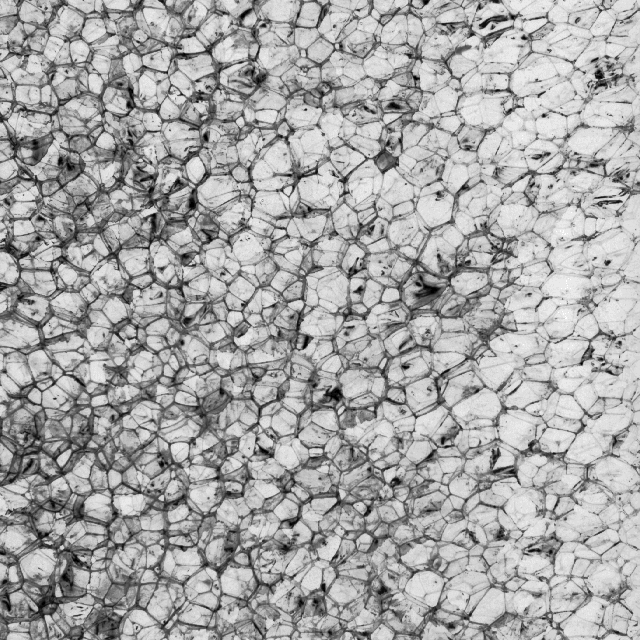
%> input picture material/code/visionbook/15Texture/images/D112.png, 640 x 640 px
$ octave texturesegm_demo.m   (GNU Octave 9; MATLAB toolbox functions it lacks are replaced by stand-ins)
%> lines starting %> are read from the running program, lines starting %| are printed output that depends on the picture
### material/code/visionbook/matlab_code/misc/exportfig.m
function exportfig(varargin)
%EXPORTFIG  Export a figure to Encapsulated Postscript.
%   EXPORTFIG(H, FILENAME) writes the figure H to FILENAME.  H is
%   a figure handle and FILENAME is a string that specifies the
%   name of the output file.
%
%   EXPORTFIG(...,PARAM1,VAL1,PARAM2,VAL2,...) specifies
%   parameters that control various characteristics of the output
%   file.
%
%   Format Paramter:
%     'Format'  one of the strings 'eps','eps2','jpeg','png','preview'
%          specifies the output format. Defaults to 'eps'.
%          The output format 'preview' does not generate an output
%          file but instead creates a new figure window with a
%          preview of the exported figure. In this case the
%          FILENAME parameter is ignored.
%
%     'Preview' one of the strings 'none', 'tiff'
%          specifies a preview for EPS files. Defaults to 'none'.
%
%   Size Parameters:
%     'Width'   a positive scalar
%          specifies the width in the figure's PaperUnits
%     'Height'  a positive scalar
%          specifies the height in the figure's PaperUnits
%
%     Specifying only one dimension sets the other dimension
%     so that the exported aspect ratio is the same as the
%     figure's current aspect ratio.
%     If neither dimension is specified the size defaults to
%     the width and height from the figure's PaperPosition.
%
%   Rendering Parameters:
%     'Color'     one of the strings 'bw', 'gray', 'cmyk'
%         'bw'    specifies that lines and text are exported in
%                 black and all other objects in grayscale
%         'gray'  specifies that all objects are exported in grayscale
%         'cmyk'  specifies that all objects are exported in color
%                 using the CMYK color space
%     'Renderer'  one of the strings 'painters', 'zbuffer', 'opengl'
%         specifies the renderer to use
%     'Resolution'   a positive scalar
%         specifies the resolution in dots-per-inch.
%
%     The default color setting is 'bw'.
%
%   Font Parameters:
%     'FontMode'     one of the strings 'scaled', 'fixed'
%     'FontSize'     a positive scalar
%          in 'scaled' mode multiplies with the font size of each
%          text object to obtain the exported font size
%          in 'fixed' mode specifies the font size of all text
%          objects in points
%     'FontEncoding' one of the strings 'latin1', 'adobe'
%          specifies the character encoding of the font
%
%     If FontMode is 'scaled' but FontSize is not specified then a
%     scaling factor is computed from the ratio of the size of the
%     exported figure to the size of the actual figure. The minimum
%     font size allowed after scaling is 5 points.
%     If FontMode is 'fixed' but FontSize is not specified then the
%     exported font sizes of all text objects is 7 points.
%
%     The default 'FontMode' setting is 'scaled'.
%
%   Line Width Parameters:
%     'LineMode'     one of the strings 'scaled', 'fixed'
%     'LineWidth'    a positive scalar
%          the semantics of LineMode and LineWidth are exactly the
%          same as FontMode and FontSize, except that they apply
%          to line widths instead of font sizes. The minumum line
%          width allowed after scaling is 0.5 points.
%          If LineMode is 'fixed' but LineWidth is not specified
%          then the exported line width of all line objects is 1
%          point.
%
%   Examples:
%     exportfig(gcf,'fig1.eps','height',3);
%       Exports the current figure to the file named 'fig1.eps' with
%       a height of 3 inches (assuming the figure's PaperUnits is
%       inches) and an aspect ratio the same as the figure's aspect
%       ratio on screen.
%
%     exportfig(gcf, 'fig2.eps', 'FontMode', 'fixed',...
%                'FontSize', 10, 'color', 'cmyk' );
%       Exports the current figure to 'fig2.eps' in color with all
%       text in 10 point fonts. The size of the exported figure is
%       the figure's PaperPostion width and height.


if (nargin < 2)
  error('Too few input arguments');
end

% exportfig(H, filename, ...)
H = varargin{1};
if ~ishandle(H) | ~strcmp(get(H,'type'), 'figure')
  error('First argument must be a handle to a figure.');
end
filename = varargin{2};
if ~ischar(filename)
  error('Second argument must be a string.');
end
paramPairs = varargin(3:end);

% Do some validity checking on param-value pairs
if (rem(length(paramPairs),2) ~= 0)
  error(['Invalid input syntax. Optional parameters and values' ...
	 ' must be in pairs.']);
end

format = 'eps';
preview = 'none';
width = -1;
height = -1;
%color = 'bw';
color = 'cmyk';
fontsize = -1;
fontmode='scaled';
linewidth = -1;
linemode=[];
fontencoding = 'latin1';
renderer = [];
resolution = [];

% Process param-value pairs
args = {};
for k = 1:2:length(paramPairs)
  param = lower(paramPairs{k});
  if (~ischar(param))
    error('Optional parameter names must be strings');
  end
  value = paramPairs{k+1};

  switch (param)
   case 'format'
    format = value;
    if (~strcmp(format,{'eps','eps2','jpeg','png','preview'}))
      error(['Format must be ''eps'', ''eps2'', ''jpeg'', ''png'' or' ...
	     ' ''preview''.']);
    end
   case 'preview'
    preview = value;
    if (~strcmp(preview,{'none','tiff'}))
      error('Preview must be ''none'' or ''tiff''.');
    end
   case 'width'
    width = LocalToNum(value);
    if(~LocalIsPositiveScalar(width))
      error('Width must be a numeric scalar > 0');
    end
   case 'height'
    height = LocalToNum(value);
    if(~LocalIsPositiveScalar(height))
      error('Height must be a numeric scalar > 0');
    end
   case 'color'
    color = lower(value);
    if (~strcmp(color,{'bw','gray','cmyk'}))
      error('Color must be ''bw'', ''gray'' or ''cmyk''.');
    end
   case 'fontmode'
    fontmode = lower(value);
    if (~strcmp(fontmode,{'scaled','fixed'}))
      error('FontMode must be ''scaled'' or ''fixed''.');
    end
   case 'fontsize'
    fontsize = LocalToNum(value);
    if(~LocalIsPositiveScalar(fontsize))
      error('FontSize must be a numeric scalar > 0');
    end
   case 'fontencoding'
    fontencoding = lower(value);
    if (~strcmp(fontencoding,{'latin1','adobe'}))
      error('FontEncoding must be ''latin1'' or ''adobe''.');
    end
   case 'linemode'
    linemode = lower(value);
    if (~strcmp(linemode,{'scaled','fixed'}))
      error('LineMode must be ''scaled'' or ''fixed''.');
    end
   case 'linewidth'
    linewidth = LocalToNum(value);
    if(~LocalIsPositiveScalar(linewidth))
      error('LineWidth must be a numeric scalar > 0');
    end
   case 'renderer'
    renderer = lower(value);
    if (~strcmp(renderer,{'painters','zbuffer','opengl'}))
      error('Renderer must be ''painters'', ''zbuffer'' or ''opengl''.');
    end
   case 'resolution'
    resolution = LocalToNum(value);
    if ~(isnumeric(value) & (prod(size(value)) == 1) & (value >= 0));
      error('Resolution must be a numeric scalar >= 0');
    end
   otherwise
    error(['Unrecognized option ' param '.']);
  end
end

allLines  = findall(H, 'type', 'line');
allText   = findall(H, 'type', 'text');
allAxes   = findall(H, 'type', 'axes');
allImages = findall(H, 'type', 'image');
allLights = findall(H, 'type', 'light');
allPatch  = findall(H, 'type', 'patch');
allSurf   = findall(H, 'type', 'surface');
allRect   = findall(H, 'type', 'rectangle');
allFont   = [allText; allAxes];
allColor  = [allLines; allText; allAxes; allLights];
allMarker = [allLines; allPatch; allSurf];
allEdge   = [allPatch; allSurf];
allCData  = [allImages; allPatch; allSurf];

old.objs = {};
old.prop = {};
old.values = {};

% Process format and preview parameter
showPreview = strcmp(format,'preview');
if showPreview
  format = 'png';
  filename = [tempName '.png'];
end
if strncmp(format,'eps',3) & ~strcmp(preview,'none')
  args = {args{:}, ['-' preview]};
end

hadError = 0;
try
  % Process size parameters
  paperPos = get(H, 'PaperPosition');
  old = LocalPushOldData(old, H, 'PaperPosition', paperPos);
  figureUnits = get(H, 'Units');
  set(H, 'Units', get(H,'PaperUnits'));
  figurePos = get(H, 'Position');
  aspectRatio = figurePos(3)/figurePos(4);
  set(H, 'Units', figureUnits);
  if (width == -1) & (height == -1)
    width = paperPos(3);
    height = paperPos(4);
  elseif (width == -1)
    width = height * aspectRatio;
  elseif (height == -1)
    height = width / aspectRatio;
  end
  set(H, 'PaperPosition', [0 0 width height]);
  paperPosMode = get(H, 'PaperPositionMode');
  old = LocalPushOldData(old, H, 'PaperPositionMode', paperPosMode);
  set(H, 'PaperPositionMode', 'manual');

  % Process rendering parameters
  switch (color)
   case {'bw', 'gray'}
    if ~strcmp(color,'bw') & strncmp(format,'eps',3)
      format = [format 'c'];
    end
    args = {args{:}, ['-d' format]};

    %compute and set gray colormap
    oldcmap = get(H,'Colormap');
    newgrays = 0.30*oldcmap(:,1) + 0.59*oldcmap(:,2) + 0.11*oldcmap(:,3);
    newcmap = [newgrays newgrays newgrays];
    old = LocalPushOldData(old, H, 'Colormap', oldcmap);
    set(H, 'Colormap', newcmap);

    %compute and set ColorSpec and CData properties
    old = LocalUpdateColors(allColor, 'color', old);
    old = LocalUpdateColors(allAxes, 'xcolor', old);
    old = LocalUpdateColors(allAxes, 'ycolor', old);
    old = LocalUpdateColors(allAxes, 'zcolor', old);
    old = LocalUpdateColors(allMarker, 'MarkerEdgeColor', old);
    old = LocalUpdateColors(allMarker, 'MarkerFaceColor', old);
    old = LocalUpdateColors(allEdge, 'EdgeColor', old);
    old = LocalUpdateColors(allEdge, 'FaceColor', old);
    old = LocalUpdateColors(allCData, 'CData', old);

   case 'cmyk'
    if strncmp(format,'eps',3)
      format = [format 'c'];
      args = {args{:}, ['-d' format], '-cmyk'};
    else
      args = {args{:}, ['-d' format]};
    end
   otherwise
    error('Invalid Color parameter');
  end
  if (~isempty(renderer))
    args = {args{:}, ['-' renderer]};
  end
  if (~isempty(resolution)) | ~strncmp(format,'eps',3)
    if isempty(resolution)
      resolution = 0;
    end
    args = {args{:}, ['-r' int2str(resolution)]};
  end

  % Process font parameters
  if (~isempty(fontmode))
    oldfonts = LocalGetAsCell(allFont,'FontSize');
    switch (fontmode)
     case 'fixed'
      oldfontunits = LocalGetAsCell(allFont,'FontUnits');
      old = LocalPushOldData(old, allFont, {'FontUnits'}, oldfontunits);
      set(allFont,'FontUnits','points');
      if (fontsize == -1)
	set(allFont,'FontSize',7);
      else
	set(allFont,'FontSize',fontsize);
      end
     case 'scaled'
      if (fontsize == -1)
	wscale = width/figurePos(3);
	hscale = height/figurePos(4);
	scale = min(wscale, hscale);
      else
	scale = fontsize;
      end
      newfonts = LocalScale(oldfonts,scale,5);
      set(allFont,{'FontSize'},newfonts);
     otherwise
      error('Invalid FontMode parameter');
    end
    % make sure we push the size after the units
    old = LocalPushOldData(old, allFont, {'FontSize'}, oldfonts);
  end
  if strcmp(fontencoding,'adobe') & strncmp(format,'eps',3)
    args = {args{:}, '-adobecset'};
  end

  % Process linewidth parameters
  if (~isempty(linemode))
    oldlines = LocalGetAsCell(allMarker,'LineWidth');
    old = LocalPushOldData(old, allMarker, {'LineWidth'}, oldlines);
    switch (linemode)
     case 'fixed'
      if (linewidth == -1)
	set(allMarker,'LineWidth',1);
      else
	set(allMarker,'LineWidth',linewidth);
      end
     case 'scaled'
      if (linewidth == -1)
	wscale = width/figurePos(3);
	hscale = height/figurePos(4);
	scale = min(wscale, hscale);
      else
	scale = linewidth;
      end
      newlines = LocalScale(oldlines, scale, 0.5);
      set(allMarker,{'LineWidth'},newlines);
     otherwise
      error('Invalid LineMode parameter');
    end
  end

  % Export
  print(H, filename, args{:});

catch
  hadError = 1;
end

% Restore figure settings
for n=1:length(old.objs)
  set(old.objs{n}, old.prop{n}, old.values{n});
end

if hadError
  error(deblank(lasterr));
end

% Show preview if requested
if showPreview
  X = imread(filename,'png');
  delete(filename);
  f = figure( 'Name', 'Preview', ...
	      'Menubar', 'none', ...
	      'NumberTitle', 'off', ...
	      'Visible', 'off');
  image(X);
  axis image;
  ax = findobj(f, 'type', 'axes');
  set(ax, 'Units', get(H,'PaperUnits'), ...
	  'Position', [0 0 width height], ...
	  'Visible', 'off');
  set(ax, 'Units', 'pixels');
  axesPos = get(ax,'Position');
  figPos = get(f,'Position');
  rootSize = get(0,'ScreenSize');
  figPos(3:4) = axesPos(3:4);
  if figPos(1) + figPos(3) > rootSize(3)
    figPos(1) = rootSize(3) - figPos(3) - 50;
  end
  if figPos(2) + figPos(4) > rootSize(4)
    figPos(2) = rootSize(4) - figPos(4) - 50;
  end
  set(f, 'Position',figPos, ...
	 'Visible', 'on');
end

%
%  Local Functions
%

function outData = LocalPushOldData(inData, objs, prop, values)
outData.objs = {inData.objs{:}, objs};
outData.prop = {inData.prop{:}, prop};
outData.values = {inData.values{:}, values};

function cellArray = LocalGetAsCell(fig,prop);
cellArray = get(fig,prop);
if (~isempty(cellArray)) & (~iscell(cellArray))
  cellArray = {cellArray};
end

function newArray = LocalScale(inArray, scale, minValue)
n = length(inArray);
newArray = cell(n,1);
for k=1:n
  newArray{k} = max(minValue,scale*inArray{k}(1));
end

% [76 lines left out: functions LocalMapToGray, LocalMapCData, LocalUpdateColors, LocalIsPositiveScalar, LocalToNum, not called in this run]

### material/code/visionbook/15Texture/waveletsegdescr.m
function v = waveletsegdescr(im,maxlevel,sigma) ;
% WAVELETSEGDESCR wavelet texture descriptors for segmentation
% CMP   Vision Algorithms http://visionbook.felk.cvut.cz
%
% Usage: v = waveletsegdescr(im,maxlevel,sigma)
% Inputs:
%   im  [m x n]  Input image.
%   maxlevel  (default 3)  The number of multiresolution levels,
%     see waveletdescr.
%   sigma  (default 10)  Standard deviation of the Gaussian
%     filter used for descriptor averaging, in pixels.  Large
%     values result in more reliable classification at the
%     expense of suppressing small details.
% Outputs:
%   v  [k x m x n]  A matrix of feature vectors of length k = 3
%     +1 for each pixel.
% See also: waveletdescr.
%
% Since this function is so similar to waveletdescr, we will
% only comment on the differences here.
%

if nargin<3,
  sigma = 10 ;
end ;

if nargin<2,
  maxlevel = 3 ;
end ;

im = double(im);
[m,n] = size(im);
npix = m*n;

v = zeros( 3*maxlevel+1, m, n ); % an array to store the descriptors

% Prepare the filter h for descriptor averaging.
% Note that h is unitary (has a unit gain).
% The energy in all bands is low-pass filtered by h, with
% symmetric boundary conditions.

h = fspecial( 'gaussian', ceil(3*sigma), sigma );

for i = 1:maxlevel
  l = 2^i;
  if l >= min(m,n),
    error('waveletdescr: image too small for a given number of levels') ;
  end ;
  % filtering in the y direction
  imhy = filterh( im, l );
  imgy = filterg( im, l );
  % filtering in the x direction
  v(3*i-2,:,:) = imfilter( filterg(imgy',l)'.^2, h, 'symmetric' );
  v(3*i-1,:,:) = imfilter( filterh(imgy',l)'.^2, h, 'symmetric' );
  v(3*i,:,:) = imfilter( filterg(imhy',l)'.^2, h, 'symmetric' );
  im = filterh( imhy', l )';
end

v(end,:,:) = imfilter( im.^2, h, 'symmetric' ); % low-pass band energy

% We have chosen the feature index to be the first index to v
% (instead of the last) even though it is less efficient here
% because it is more appropriate for subsequent processing in
% texturesegmtrain and texturesegm.

function imf = filterh(im,l) ;
  imf = 0.5*[ im ; im(end-1:-1:end-l,:) ] ;
  imf = imf(1:end-l,:)+imf(l+1:end,:) ;

function imf = filterg(im,l) ;
  imf = 0.5*[ im ; im(end-1:-1:end-l,:) ] ;
  imf = imf(l+1:end,:)-imf(1:end-l,:) ;

### material/code/visionbook/15Texture/texturesegmtrain.m
function model=texturesegmtrain(im,mask,maxlevel,sigma) ;
% TEXTURESEGMTRAIN training for texture based segmentation
% CMP Vision Algorithms http://visionbook.felk.cvut.cz
%
% Usage: model = texturesegmtrain(im,mask,maxlevel,sigma)
% Inputs:
%   im  [m x n]  Input image.
%   mask  [m x n]  Segmentation for the image im. The numbers
%     in mask denote the class for the corresponding pixel in
%     im and should be from the range 1... d where d
%    is the number of  classes.
%   maxlevel  (default 3)  The number of multiresolution levels,
%     see waveletdescr.
%   sigma  (default 10)  Standard deviation of the
%     Gaussian filter used for descriptor averaging, in pixels, see
%   waveletsegdescr.
% Outputs:
%   model  struct  Model of the texture classes to be used by
%     texturesegm.
% See also: {texturesegm, waveletdescr,
%   waveletsegdescr.}

if nargin<4,
  sigma = 10 ;
end ;

if nargin<3,
  maxlevel = 3 ;
end ;

% First, the texture descriptors f are calculated (for each pixel).
% The probability distribution of these descriptors for each class is
% assumed to be normal. Their parameters are estimated using  function
% mlcgmm , as in
% Section ?? or Section ??.

f = waveletsegdescr( im, maxlevel, sigma );
[k,m,n] = size(f);
features.X = reshape( f, k, m*n );
features.y = reshape( mask, 1, m*n );

model = mlcgmm( features, 'diag' );
model.maxlevel = maxlevel;
model.sigma = sigma;

### material/code/visionbook/cmpviapath.m
function p = cmpviapath(rootpath,stprtoolbox)
% CMPVIAPATH Sets all necessary paths for cmpvia toolbox
%
% p = cmpviapath(rootpath);
%
% Input parameters:
% rootpath ... (optinoal) root path of the toolbox, defaults
%              to current working directory
% stprtoolbox... (optional) if set to 1, path to stprtoolbox is
%                added and the toolbox is initialized
%
% Output:
% p ... added path
%
% History:
% 2006-01-26 Tomas Svoboda: created based on a similar function
%            from Vojta Franc and Vaclav Hlavac patern recognition
%            toolbox
%
% $Id: cmpviapath.m 1181 2014-04-02 15:47:26Z svoboda $

if nargin<2
  stprtoolbox=0 ;
end ;

if nargin<1
  rootpath=pwd;
end

disp('Setting path for the CMPvia codes')
disp('cmpvia@cmp.felk.cvut.cz ---------')

% set path for UNIX
p = ['$:', ...
	 '$02Image:', ...
     '$03ImageMath:', ...
	 '$04DataStr:',...
	 '$05Preproc:',...
	 '$06Segm1:',...
	 '$07Segm2:',...
	 '$08ShapeRepr:',...
	 '$09ObjRec:',...
	 '$11Theory3D:',...
     '$14Compr:', ...
     '$15Texture:', ...
     '$16Motion:', ...
	 '$matlab_code/graphcut:',...
	 '$matlab_code/bsplines:',...
     '$matlab_code/misc:'
	 ];

if stprtoolbox,
  p = [ p, '$matlab_code/stprtool:' ] ;
end ;


p=translate(p,rootpath);

% adds path at the start
addpath(p);

% setup
if stprtoolbox,
  stprpath(translate('$/matlab_code/stprtool',rootpath)) ;
end ;

%--translate ---------------------------------------------------------
function p = translate(p,rootpath);
%TRANSLATE Translate unix path to platform specific path
%   TRANSLATE fixes up the path so that it's valid on non-UNIX platforms
%
% This function was derived from MathWork M-file "pathdef.m"

cname = computer;

% Look for PC
if strncmp(cname,'PC',2)
  p = strrep(p,'/','\');
  p = strrep(p,':',';');
  p = strrep(p,'$',[rootpath '\']);

% [12 lines of commented-out code are left out]
else
  p = strrep(p,'$',[rootpath '/']);
end

### material/code/visionbook/15Texture/texturesegm_demo.m
% TEXTURESEGM_DEMO --- Demo for texturesegm
% CMP Vision Algorithms http://visionbook.felk.cvut.cz
%
% Example
%
% We shall use four textures from Figure ??.

close all
clear all
addpath('..') ;
cmpviapath('..',1) ;
ImageDir='images/';
if (exist('output_images')~=7)
  mkdir('output_images');
end

t1 = im2double( imread([ImageDir 'D112.png']) );
t2 = im2double( imread([ImageDir 'D17.png']) );
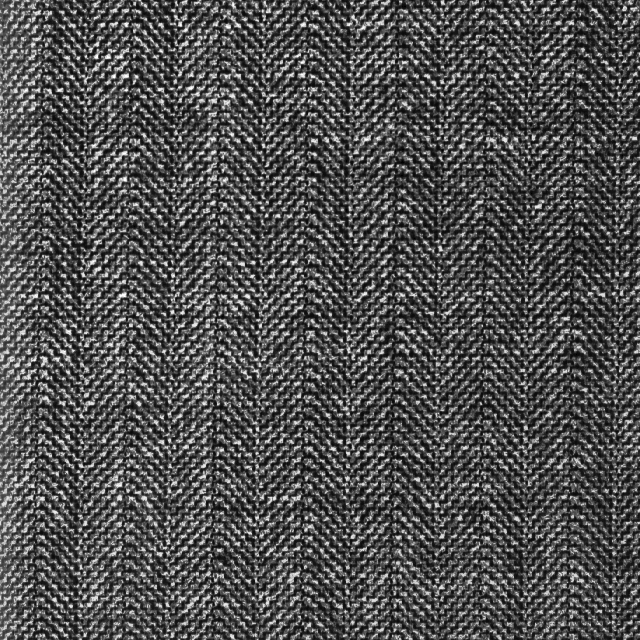
%> input picture material/code/visionbook/15Texture/images/D17.png, 640 x 640 px
t3 = im2double( imread([ImageDir 'D4.png']) );
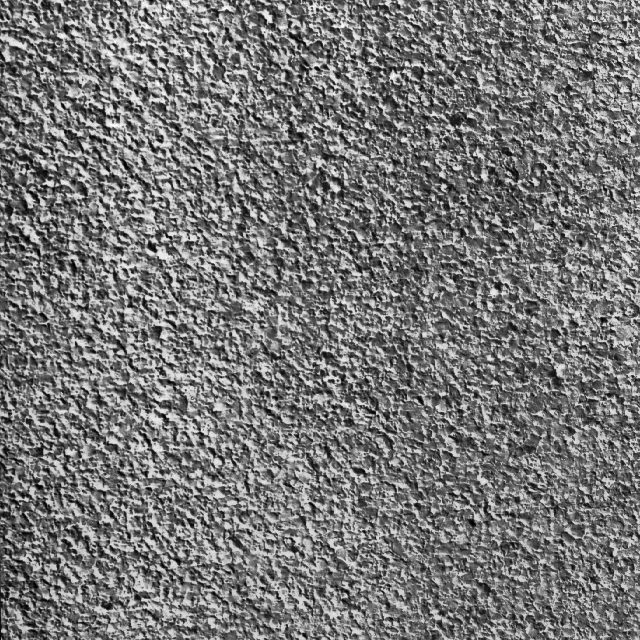
%> input picture material/code/visionbook/15Texture/images/D4.png, 640 x 640 px
t4 = im2double( imread([ImageDir 'D95.png']) );
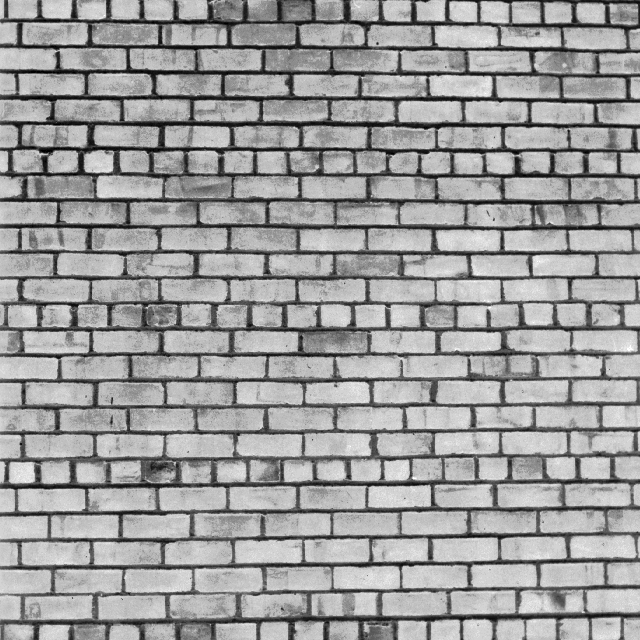
%> input picture material/code/visionbook/15Texture/images/D95.png, 640 x 640 px


[m,n] = size(t1);
[x,y] = meshgrid( 1:n, 1:m );
maskt = 1 + floor( 4*(x-1)/m );
imtrain = t1.*(maskt==1) + t2.*(maskt==2) + t3.*(maskt==3) + t4.*(maskt==4);
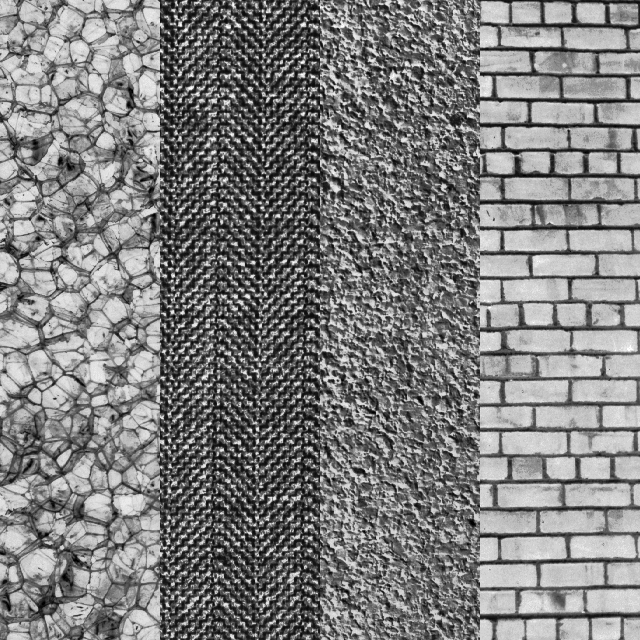
%> imtrain: size 640x640 double; min 0, max 1, mean 0.499

figure(1) ; imagesc(maskt) ; axis image ; axis off ; colorbar
exportfig(gcf,'output_images/texturesegm1.eps') ;
%> (the rest of the program and of its run is left out)
